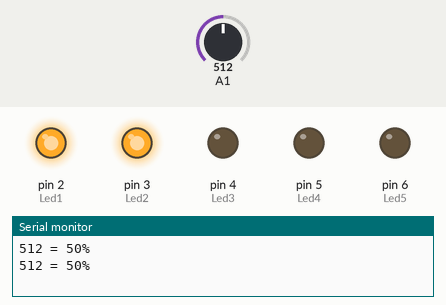
Recording of a sketch running on a simulated Arduino Uno, built with avr-gcc and run on an emulated ATmega328P. On the bench: output pins drawn as LEDs (lit = HIGH), the last lines printed to the serial monitor. Inputs (shaded band) come from the test bench; at power-on: A1 = 512.

Above: at 1.8 s.
1.9 s: A1 set to 597
4.2 s: A1 set to 630
At 6.3 s:
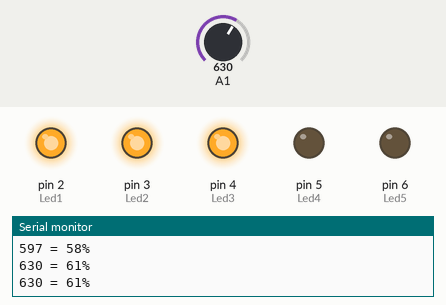
7.5 s: A1 set to 803
10.2 s: A1 set to 829
At 13.2 s:
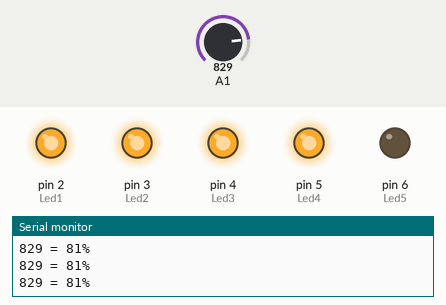
13.5 s: A1 set to 907
16.2 s: A1 set to 929
At 20.1 s:
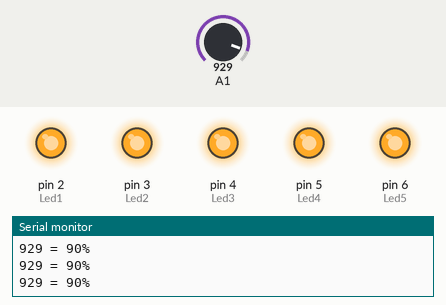
Timing chart, 0 to 21.3 s (numbered marks = the images above; inputs shaded):
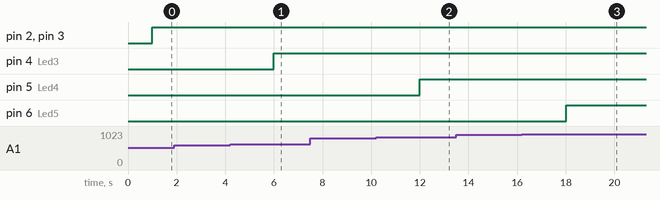

The sketch:

PotenciometroComPorcentagem.ino
```cpp
//Entradas Analógicas - Potenciometro e Porcentagem

#define Led1 2
#define Led2 3
#define Led3 4
#define Led4 5
#define Led5 6

//Variáveis
int Valor;
int Nivel;


void setup()
{
  Serial.begin(9600);
  pinMode (Led1, OUTPUT);
  pinMode (Led2, OUTPUT);
  pinMode (Led3, OUTPUT);
  pinMode (Led4, OUTPUT);
  pinMode (Led5, OUTPUT);
}

void Porcentagem()
{
  Valor = analogRead(A1);
  Nivel = Valor*0.0977517106549365;
  Serial.print(Valor);
  Serial.print(" = ");
  Serial.print(Nivel);
  Serial.println("%");
  delay (1000);
}

void Controle20 ()
{
    digitalWrite (Led1, HIGH);
    digitalWrite (Led2, LOW);
    digitalWrite (Led3, LOW);
    digitalWrite (Led4, LOW);
    digitalWrite (Led5, LOW);

}

void Controle40 ()
{
    digitalWrite (Led1, HIGH);
    digitalWrite (Led2, HIGH);
    digitalWrite (Led3, LOW);
    digitalWrite (Led4, LOW);
    digitalWrite (Led5, LOW);
}

void Controle60 ()
{
    digitalWrite (Led1, HIGH);
    digitalWrite (Led2, HIGH);
    digitalWrite (Led3, HIGH);
    digitalWrite (Led4, LOW);
    digitalWrite (Led5, LOW);
}

void Controle80 ()
{
    digitalWrite (Led1, HIGH);
    digitalWrite (Led2, HIGH);
    digitalWrite (Led3, HIGH);
    digitalWrite (Led4, HIGH);
    digitalWrite (Led5, LOW);
}

void Controle90 ()
{
    digitalWrite (Led1, HIGH);
    digitalWrite (Led2, HIGH);
    digitalWrite (Led3, HIGH);
    digitalWrite (Led4, HIGH);
    digitalWrite (Led5, HIGH);
}

void Controlemenos ()
{
     digitalWrite (Led1, LOW);
     digitalWrite (Led2, LOW);
     digitalWrite (Led3, LOW);
     digitalWrite (Led4, LOW);
     digitalWrite (Led5, LOW);
}


void loop ()
{
  Porcentagem();

  if (Nivel >= 20)
     Controle20 ();

  if (Nivel >=40)
  {
     Controle20 ();
     Controle40 ();
  }

  if (Nivel >=60)
  {
     Controle20 ();
     Controle40 ();
     Controle60 ();
  }

  if (Nivel >=80)
  {
     Controle20 ();
     Controle40 ();
     Controle60 ();
     Controle80 ();
  }

  if (Nivel >=90)
  {
     Controle20 ();
     Controle40 ();
     Controle60 ();
     Controle80 ();
     Controle90 ();
  }

  if (Nivel <20)
     Controlemenos ();
}
```

Measured:
- the behaviour switches between 613 and 614 on A1 (found by bisection; images 0 and 1)
- the behaviour switches between 818 and 819 on A1 (found by bisection; images 1 and 2)
- the behaviour switches between 920 and 921 on A1 (found by bisection; images 2 and 3)
- after the input at 4.2 s, pin 4 (Led3): LOW → HIGH after 1.8 s
- after the input at 10.2 s, pin 5 (Led4): LOW → HIGH after 1.8 s
- after the input at 16.2 s, pin 6 (Led5): LOW → HIGH after 1.8 s
